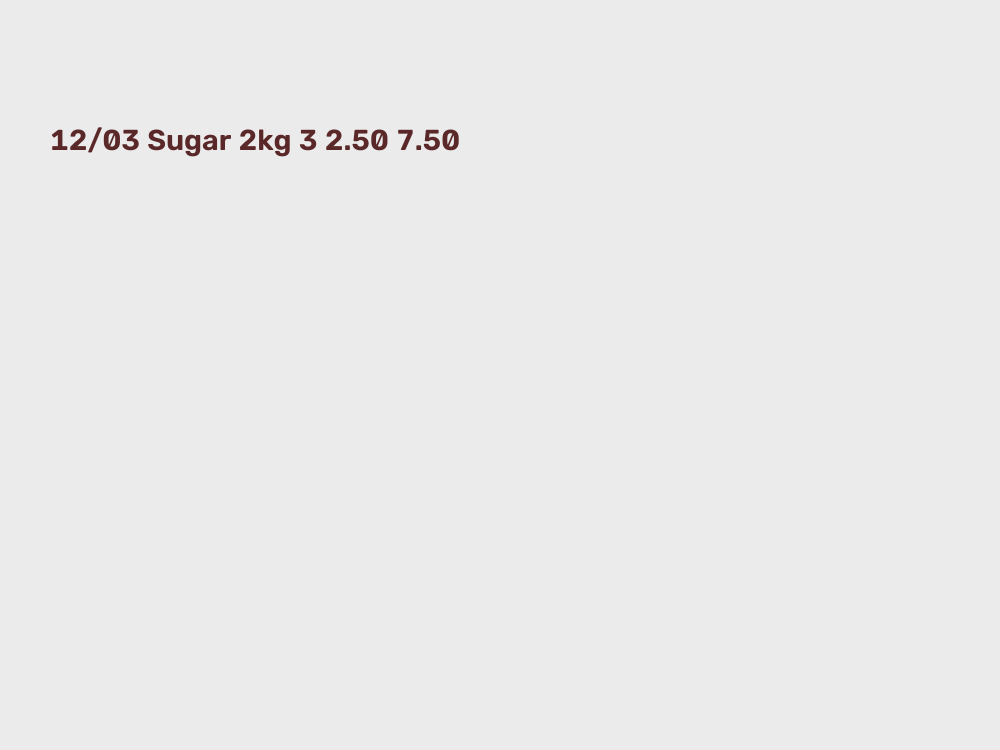
#> input picture big.png, 4000 x 3000 px (shown at 1/4 size)
$ python -i vision_prep.py   (imports and definitions only)
#> lines starting #> are read from the running program, lines starting #| are printed output that depends on the picture; after the words box and inside, x2 and y2 are one past the last pixel; in counts of white or black regions, pixels touching at a corner belong together
#> further down, picture is the input picture: shape (3000, 4000, 3); mean B, G, R 234.1, 234.1, 234.3
"""
preprocessing/vision_prep.py -- prepare a page image for Claude's vision model.

Claude's image cost grows with pixel area, so every image is scaled to a fixed
pixel budget. Cropping away scanner borders and empty margins first means the
handwriting fills more of that budget -- larger, clearer text for the same
(or lower) cost. Faded ink is lifted with a gentle contrast boost. Unlike
preprocessing/clean.py (which binarises for Tesseract), colour and shading
are kept, since the vision model reads them well.
"""

from __future__ import annotations

import cv2
import numpy as np

# About what a full A4 page cost before cropping (1568 x 1109 px, ~2,300
# image tokens): pages never cost more than that, and cropped pages get
# sharper text instead of a bigger bill.
MAX_PIXELS = 1_740_000
# Longest edge the model accepts at full resolution.
MAX_EDGE = 2576


def _crop_to_paper(img: np.ndarray) -> np.ndarray:
    """Drop dark scanner/table background around the sheet, if there is any."""
    gray = cv2.cvtColor(img, cv2.COLOR_BGR2GRAY)
    _, bright = cv2.threshold(cv2.GaussianBlur(gray, (9, 9), 0), 0, 255, cv2.THRESH_BINARY + cv2.THRESH_OTSU)
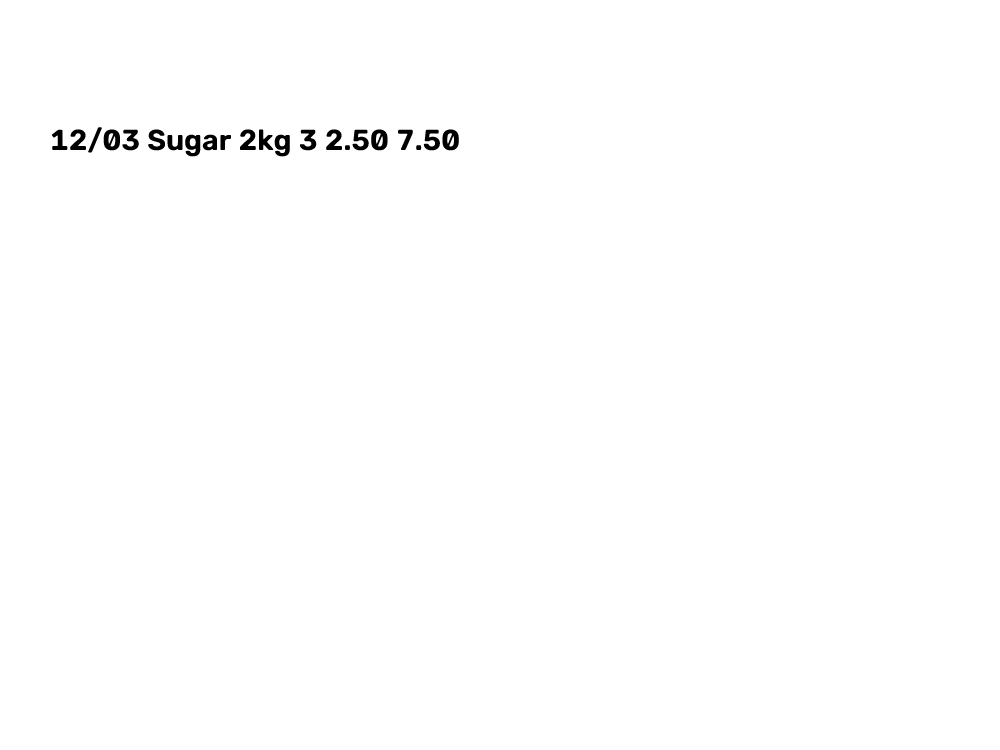
#> bright: shape (3000, 4000) (shown at 1/4 size); 99.5% white; 22 black regions, largest, box (x1, y1, x2, y2) and area: (415, 518, 480, 601) 3760, (1485, 518, 1550, 601) 3760, (1770, 518, 1835, 601) 3760
    bright = cv2.morphologyEx(bright, cv2.MORPH_CLOSE, np.ones((25, 25), np.uint8))
#> bright: shape (3000, 4000); every value is 255
    contours, _ = cv2.findContours(bright, cv2.RETR_EXTERNAL, cv2.CHAIN_APPROX_SIMPLE)
#> contours = [[[0, 0], [0, 2999], [3999, 2999], [3999, 0]]]
    if not contours:
        return img
    x, y, w, h = cv2.boundingRect(max(contours, key=cv2.contourArea))
#> x = 0; y = 0; w = 4000; h = 3000
    # Only crop when a clear sheet was found and it isn't already the whole image.
    if w * h < 0.25 * img.shape[0] * img.shape[1] or w * h > 0.97 * img.shape[0] * img.shape[1]:
        return img
    return img[y:y + h, x:x + w]


def _crop_to_writing(img: np.ndarray) -> np.ndarray:
    """Trim blank margins around the writing and ruled lines."""
    gray = cv2.cvtColor(img, cv2.COLOR_BGR2GRAY)
    h, w = gray.shape
#> h = 3000; w = 4000
    ink = cv2.adaptiveThreshold(gray, 255, cv2.ADAPTIVE_THRESH_GAUSSIAN_C, cv2.THRESH_BINARY_INV, 31, 15)
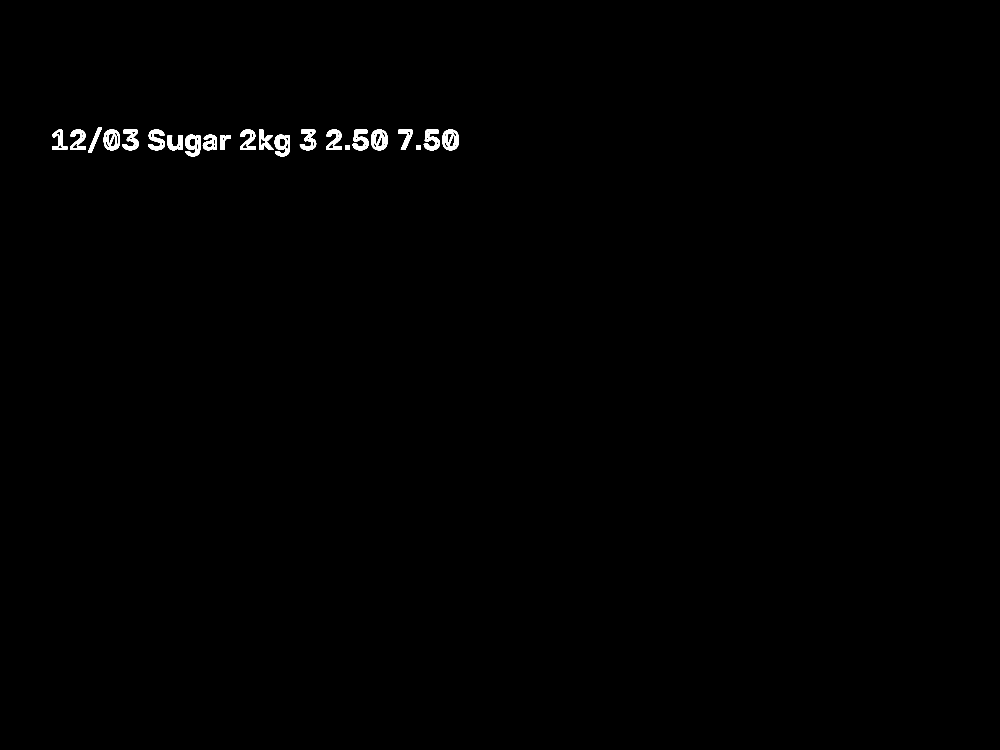
#> ink: shape (3000, 4000) (shown at 1/4 size); 0.43% white; 22 white regions, largest, box (x1, y1, x2, y2) and area: (741, 539, 801, 625) 3088, (1099, 539, 1159, 625) 3088, (415, 518, 480, 601) 3020
    ink = cv2.morphologyEx(ink, cv2.MORPH_OPEN, np.ones((2, 2), np.uint8))  # drop speckle
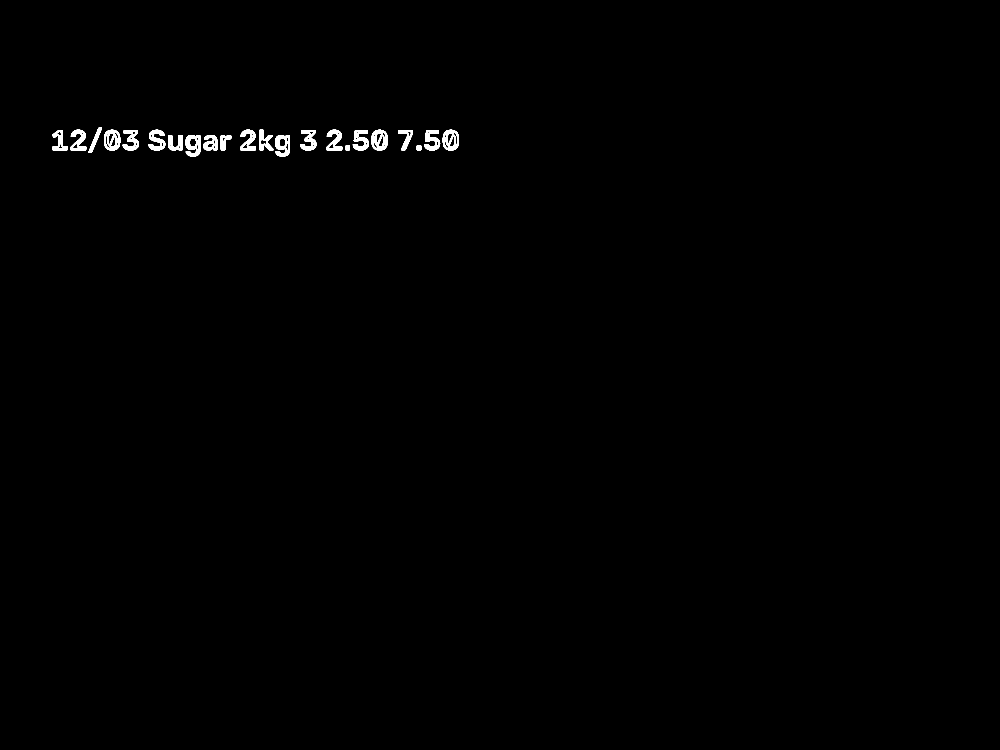
#> ink: shape (3000, 4000) (shown at 1/4 size); 0.43% white; 22 white regions, largest, box (x1, y1, x2, y2) and area: (742, 540, 802, 626) 3088, (1100, 540, 1160, 626) 3088, (416, 519, 481, 602) 3020
    edge = max(2, int(0.01 * min(h, w)))
#> edge = 30
    ink[:edge, :] = ink[-edge:, :] = 0  # ignore shadows along the sheet edges
    ink[:, :edge] = ink[:, -edge:] = 0
    ys, xs = np.nonzero(ink)
    if len(xs) < 500:  # (nearly) blank page: nothing to crop to
        return img
    x0, x1 = np.percentile(xs, [0.5, 99.5]).astype(int)
#> x0 = 218; x1 = 1830
    y0, y1 = np.percentile(ys, [0.5, 99.5]).astype(int)
#> y0 = 520; y1 = 621
    pad_x, pad_y = int(0.03 * w), int(0.03 * h)
#> pad_x = 120; pad_y = 90
    x0, x1 = max(0, x0 - pad_x), min(w, x1 + pad_x)
#> x0 = 98; x1 = 1950
    y0, y1 = max(0, y0 - pad_y), min(h, y1 + pad_y)
#> y0 = 430; y1 = 711
    if (x1 - x0) * (y1 - y0) < 0.2 * w * h:  # suspiciously small: keep the page
        return img
    return img[y0:y1, x0:x1]


def _lift_faded_ink(img: np.ndarray) -> np.ndarray:
    """Gentle local contrast boost on lightness only (colours untouched)."""
    lab = cv2.cvtColor(img, cv2.COLOR_BGR2LAB)
#> lab: shape (3000, 4000, 3); mean of channels 0, 1, 2 236.1, 128.1, 128.1
    lab[:, :, 0] = cv2.createCLAHE(clipLimit=2.0, tileGridSize=(8, 8)).apply(lab[:, :, 0])
#> lab: shape (3000, 4000, 3); mean of channels 0, 1, 2 236.2, 128.1, 128.1
    return cv2.cvtColor(lab, cv2.COLOR_LAB2BGR)


def _fit_budget(img: np.ndarray) -> np.ndarray:
    h, w = img.shape[:2]
#> h = 3000; w = 4000
    scale = min(1.0, (MAX_PIXELS / (w * h)) ** 0.5, MAX_EDGE / max(w, h))
#> scale = 0.381
    if scale < 1.0:
        img = cv2.resize(img, (max(1, round(w * scale)), max(1, round(h * scale))), interpolation=cv2.INTER_AREA)
    return img


def prepare_for_vision(img: np.ndarray) -> np.ndarray:
    """Crop to the sheet and its writing, lift faded ink, fit the pixel budget."""
    img = _crop_to_paper(img)
    img = _crop_to_writing(img)
    img = _lift_faded_ink(img)
    return _fit_budget(img)

>>> import cv2
>>> picture = cv2.imread('../big.png')
>>> result = prepare_for_vision(picture)
